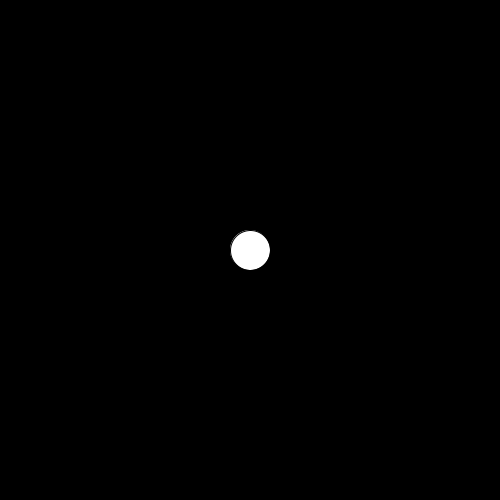
Frame 1 (no input)
Frame 60 (the mouse pressed at the canvas centre just before this capture): identical to frame 1, image omitted
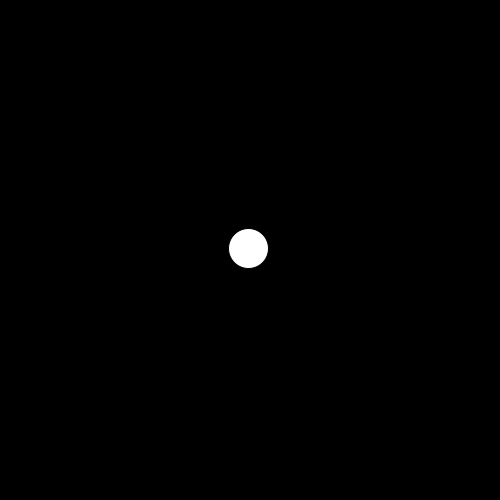
Frame 120 (the mouse held since frame 60 and released just before this capture)

The Processing sketch that drew these frames (run headless with seeded random() and noise(); from frame 60 on, the mouse is pressed at the canvas centre):

// Processing sketch: week3_catchingBugs
// ── week3_catchingBugs.pde
Bug b;

void setup(){
 size(500,500); 
  b = new Bug();
}

void draw(){
  background(0);
  b.fly();
  b.move();
  b.display();
  
}
// ── bug.pde
class Bug {
  PVector pos, vel, acc;
  Bug() {
    pos = new PVector(width/2, height/2);
    vel = new PVector(0, 0);
    acc = new PVector(0, 0);
  }

  void move() {
    vel.add(acc);
    vel.limit(3);
    pos.add(vel);
  }

  void display() {
    ellipseMode(CENTER);
    ellipse(pos.x, pos.y, 40, 40);
  }

  void fly() {
    if (mousePressed) {
      acc = PVector.random2D();
      pos.x = mouseX;
      pos.y = mouseY;
    } else {
      acc.set(0, 0);
      vel.set(0, 0);
    }
  }
}
